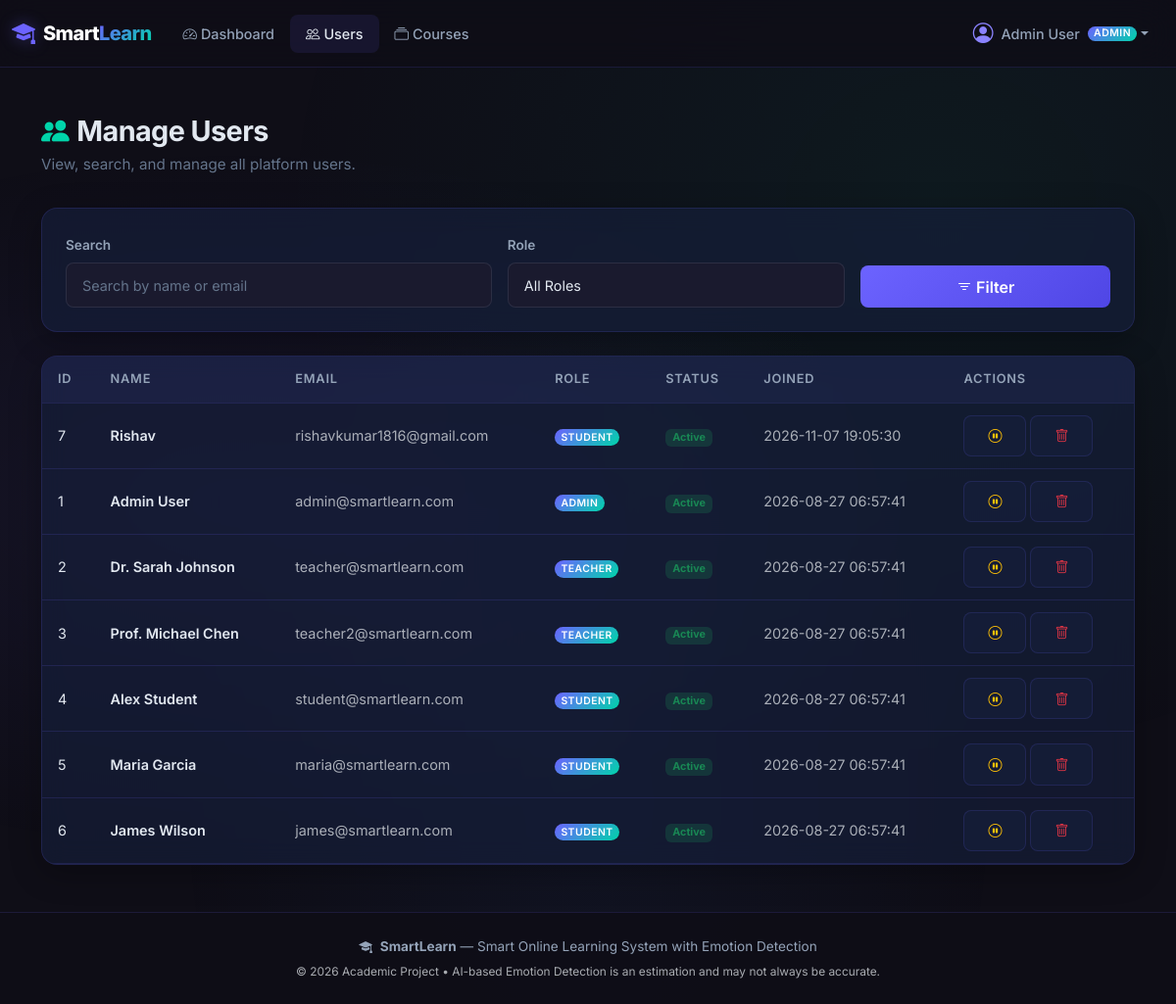
Page /admin/users (signed in) on the committed database.
### database/models.py (models this page shows)
class User(db.Model):
    __tablename__ = 'users'
    id = db.Column(db.Integer, primary_key=True)
    name = db.Column(db.String(150), nullable=False)
    email = db.Column(db.String(150), unique=True, nullable=False, index=True)
    password_hash = db.Column(db.String(255), nullable=False)
    role = db.Column(db.String(20), nullable=False, default='student')  # 'student', 'teacher', 'admin'
    status = db.Column(db.String(20), nullable=False, default='approved', index=True)  # 'unverified', 'pending_approval', 'approved', 'rejected', 'suspended'
    rejection_reason = db.Column(db.Text, nullable=True)
    is_active = db.Column(db.Integer, nullable=False, default=1)
    profile_image = db.Column(db.String(255), nullable=True)
    streak_days = db.Column(db.Integer, nullable=False, default=0)
    last_active_date = db.Column(db.Date, nullable=True)
    last_login = db.Column(db.DateTime, nullable=True)
    created_at = db.Column(db.DateTime, default=datetime.utcnow)
    courses = db.relationship('Course', backref='teacher', lazy=True, foreign_keys='Course.teacher_id')
    enrollments = db.relationship('Enrollment', backref='student', lazy=True, cascade='all, delete-orphan')
    quiz_attempts = db.relationship('QuizAttempt', backref='student', lazy=True, cascade='all, delete-orphan')
    emotion_logs = db.relationship('EmotionLog', backref='student', lazy=True, cascade='all, delete-orphan')
    notifications = db.relationship('Notification', backref='user', lazy=True, cascade='all, delete-orphan')
    otps = db.relationship('EmailOTP', backref='user', lazy=True, cascade='all, delete-orphan')

### routes/admin.py (the view)
@admin_bp.route('/users')
@admin_required
def manage_users():
    role_filter = request.args.get('role', '')
    search = request.args.get('search', '').strip()
    query = 'SELECT * FROM users WHERE 1=1'
    params = []
    if role_filter:
        query += ' AND role = ?'
        params.append(role_filter)
    if search:
        query += ' AND (name LIKE ? OR email LIKE ?)'
        params.extend([f'%{search}%', f'%{search}%'])
    query += ' ORDER BY created_at DESC'
    users = query_db(query, params)
    return render_template('admin_users.html', users=users,
                           role_filter=role_filter, search=search)

### database/database.py (called while the page is built)
def get_db():
    if 'db' not in g:
        g.db = sqlite3.connect(
            current_app.config['DATABASE'],
            detect_types=sqlite3.PARSE_DECLTYPES
        )
        g.db.row_factory = sqlite3.Row
        g.db.execute('PRAGMA foreign_keys = ON')
    return g.db

def query_db(query, args=(), one=False):
    db = get_db()
    cur = db.execute(query, args)
    rv = cur.fetchall()
    cur.close()
    return (rv[0] if rv else None) if one else rv

### routes/admin.py (called while the page is built)
def admin_required(f):
    from functools import wraps
    @wraps(f)
    @login_required
    def decorated(*args, **kwargs):
        if current_user.role != 'admin':
            flash('Access denied. Administrators only.', 'danger')
            return redirect(url_for('index'))
        return f(*args, **kwargs)
    return decorated

### templates/admin_users.html (shortened to what this page needs)
{% extends "base.html" %}
{% block content %}
<div class="container py-3">
    <div class="dashboard-header fade-in">
        <h1><i class="bi bi-people-fill me-2" style="color: var(--accent);"></i>Manage Users</h1>
        <p class="subtitle">View, search, and manage all platform users.</p>
    </div>
    <div class="glass-card mb-4">
        <div class="card-body">
            <form method="GET" class="row g-3 align-items-end">
                <div class="col-md-5">
                    <label for="search" class="form-label">Search</label>
                    <input type="text" class="form-control" id="search" name="search"
                           value="{{ search }}" placeholder="Search by name or email">
                </div>
                <div class="col-md-4">
                    <label for="role" class="form-label">Role</label>
                    <select class="form-select" id="role" name="role">
                        <option value="">All Roles</option>
                    </select>
                </div>
                <div class="col-md-3">
                    <button type="submit" class="btn btn-primary-gradient w-100">
                        <i class="bi bi-filter me-1"></i>Filter
                    </button>
                </div>
            </form>
        </div>
    </div>
    <div class="glass-card">
        <div class="card-body p-0">
            <div class="table-responsive">
                <table class="table table-glass mb-0">
                    <thead>
                        <tr>
                            <th>ID</th>
                            <th>Name</th>
                            <th>Email</th>
                            <th>Role</th>
                            <th>Status</th>
                            <th>Joined</th>
                            <th>Actions</th>
                        </tr>
                    </thead>
                    <tbody>
                        {% for user in users %}
                        <tr>
                            <td>{{ user.id }}</td>
                            <td class="fw-semibold">{{ user.name }}</td>
                            <td class="text-muted small">{{ user.email }}</td>
                            <td><span class="role-badge">{{ user.role }}</span></td>
                            <td>
                                {% if user.is_active %}
                                <span class="badge bg-success bg-opacity-25 text-success">Active</span>
                                {% else %}
                                <span class="badge bg-danger bg-opacity-25 text-danger">Inactive</span>
                                {% endif %}
                            </td>
                            <td class="text-muted small">{{ user.created_at }}</td>
                            <td>
                                <div class="d-flex gap-1">
                                    <form method="POST" action="{{ url_for('admin.toggle_user', user_id=user.id) }}" class="d-inline">
                                        <button type="submit" class="btn btn-glass btn-sm"
                                                title="{% if user.is_active %}Deactivate{% else %}Activate{% endif %}">
                                            {% if user.is_active %}
                                            <i class="bi bi-pause-circle text-warning"></i>
                                            {% else %}
                                            <i class="bi bi-play-circle text-success"></i>
                                            {% endif %}
                                        </button>
                                    </form>
                                    <form method="POST" action="{{ url_for('admin.delete_user', user_id=user.id) }}" class="d-inline">
                                        <button type="submit" class="btn btn-glass btn-sm"
                                                data-confirm="Delete user {{ user.name }}? This cannot be undone."
                                                title="Delete user">
                                            <i class="bi bi-trash text-danger"></i>
                                        </button>
                                    </form>
                                </div>
                            </td>
                        </tr>
                        {% endfor %}
                    </tbody>
                </table>
            </div>
        </div>
    </div>
</div>
{% endblock %}

### templates/base.html (shortened to what this page needs)
<!DOCTYPE html>
<html lang="en" data-bs-theme="dark">
<head>
    <link href="https://cdn.jsdelivr.net/npm/bootstrap@5.3.3/dist/css/bootstrap.min.css" rel="stylesheet">
    <link href="https://cdn.jsdelivr.net/npm/bootstrap-icons@1.11.3/font/bootstrap-icons.min.css" rel="stylesheet">
    <link rel="stylesheet" href="{{ url_for('static', filename='css/style.css') }}">
</head>
<body>
    <nav class="navbar navbar-expand-lg navbar-dark sticky-top" id="main-navbar">
        <div class="container-fluid">
            <a class="navbar-brand d-flex align-items-center" href="{{ url_for('index') }}">
                <i class="bi bi-mortarboard-fill me-2 brand-icon"></i>
                <span class="brand-text">Smart<span class="brand-accent">Learn</span></span>
            </a>
            <div class="collapse navbar-collapse" id="navbarContent">
                {% if current_user.is_authenticated %}
                <ul class="navbar-nav me-auto mb-2 mb-lg-0">
                    {% if current_user.role == 'student' %}
                        <li class="nav-item">
                            <a class="nav-link" href="{{ url_for('student.dashboard') }}">
                                <i class="bi bi-speedometer2 me-1"></i>Dashboard
                            </a>
                        </li>
                        <li class="nav-item">
                            <a class="nav-link" href="{{ url_for('learning.courses') }}">
                                <i class="bi bi-book me-1"></i>Courses
                            </a>
                        </li>
                    {% elif current_user.role == 'admin' %}
                        <li class="nav-item">
                            <a class="nav-link" href="{{ url_for('admin.dashboard') }}">
                                <i class="bi bi-speedometer2 me-1"></i>Dashboard
                            </a>
                        </li>
                        <li class="nav-item">
                            <a class="nav-link" href="{{ url_for('admin.manage_users') }}">
                                <i class="bi bi-people me-1"></i>Users
                            </a>
                        </li>
                        <li class="nav-item">
                            <a class="nav-link" href="{{ url_for('admin.manage_courses') }}">
                                <i class="bi bi-collection me-1"></i>Courses
                            </a>
                        </li>
                    {% endif %}
                </ul>
                <ul class="navbar-nav ms-auto">
                    <li class="nav-item dropdown">
                        <a class="nav-link dropdown-toggle d-flex align-items-center" href="#"
                           id="userDropdown" role="button" data-bs-toggle="dropdown" aria-expanded="false">
                            <div class="avatar-sm me-2">
                                <i class="bi bi-person-circle"></i>
                            </div>
                            <span>{{ current_user.name }}</span>
                            <span class="badge role-badge ms-2">{{ current_user.role | capitalize }}</span>
                        </a>
                    </li>
                </ul>
                {% endif %}
            </div>
        </div>
    </nav>
    <main class="main-content">
        {% block content %}{% endblock %}
    </main>
    <footer class="app-footer">
        <div class="container text-center">
            <p class="mb-1">
                <i class="bi bi-mortarboard-fill me-1"></i>
                <strong>SmartLearn</strong> — Smart Online Learning System with Emotion Detection
            </p>
            <p class="text-muted small mb-0">
                &copy; 2026 Academic Project &bull; AI-based Emotion Detection is an estimation and may not always be accurate.
            </p>
        </div>
    </footer>
</body>
</html>

### rows in the picture
User: name "Admin User", role "ADMIN", id "1", email "admin@smartlearn.com", is_active "Active", created_at "2026-08-27 06:57:41"
User: id "7", name "Rishav", email "rishavkumar1816@gmail.com", role "STUDENT", is_active "Active", created_at "2026-11-07 19:05:30"
User: id "2", name "Dr. Sarah Johnson", email "teacher@smartlearn.com", role "TEACHER", is_active "Active", created_at "2026-08-27 06:57:41"
User: id "3", name "Prof. Michael Chen", email "teacher2@smartlearn.com", role "TEACHER", is_active "Active", created_at "2026-08-27 06:57:41"
User: id "4", name "Alex Student", email "student@smartlearn.com", role "STUDENT", is_active "Active", created_at "2026-08-27 06:57:41"
User: id "5", name "Maria Garcia", email "maria@smartlearn.com", role "STUDENT", is_active "Active", created_at "2026-08-27 06:57:41"
User: id "6", name "James Wilson", email "james@smartlearn.com", role "STUDENT", is_active "Active", created_at "2026-08-27 06:57:41"
